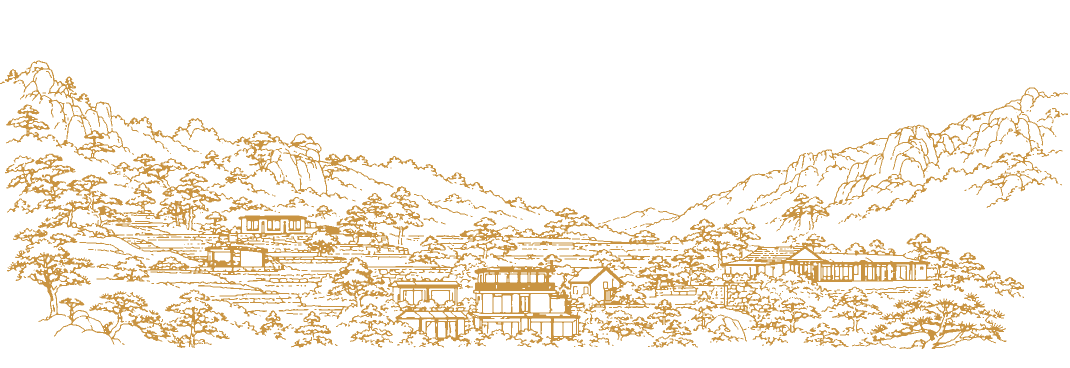
#> input picture 输出_茶盒线稿/111_停云山居线稿_透明金线预览.png, 2139 x 735 px, given in place of 111.png, which was not available (shown at 1/2 size)
$ python vectorize_111_lineart.py
#> lines starting #> are read from the running program, lines starting #| are printed output that depends on the picture; after the words box and inside, x2 and y2 are one past the last pixel; in counts of white or black regions, pixels touching at a corner belong together; pictures that were not available may be replaced by others from this repository, and a replacement may not be noted
from __future__ import annotations

from pathlib import Path

import cv2
import numpy as np
from PIL import Image, ImageDraw


SRC = Path(r"C:\Users\29726\Desktop\111.png")
OUT = Path(r"E:\AI编程\停云小程序\输出_茶盒线稿")
GOLD = "#C99442"
DEEP_GREEN = "#0D3B1D"


def make_mask(rgb: np.ndarray) -> np.ndarray:
    hsv = cv2.cvtColor(rgb, cv2.COLOR_RGB2HSV)
    h, s, v = hsv[..., 0], hsv[..., 1], hsv[..., 2]
    r = rgb[..., 0].astype(np.int16)
    g = rgb[..., 1].astype(np.int16)
    b = rgb[..., 2].astype(np.int16)

    # Gold/brown strokes on a white or pale background.
    gold = (s > 28) & (v < 252) & (r > g - 18) & (g > b + 4)
    darker_line = (v < 218) & (s > 15)
    mask = (gold | darker_line).astype(np.uint8) * 255

    # Keep antialiased strokes connected without fattening them too much.
    mask = cv2.medianBlur(mask, 3)
    mask = cv2.morphologyEx(mask, cv2.MORPH_CLOSE, np.ones((2, 2), np.uint8))
    return mask


def contour_to_d(contour: np.ndarray, epsilon: float) -> str:
    approx = cv2.approxPolyDP(contour, epsilon, True)
    pts = approx.reshape(-1, 2)
    if len(pts) < 3:
        return ""
    d = [f"M {pts[0, 0]:.1f} {pts[0, 1]:.1f}"]
    d.extend(f"L {x:.1f} {y:.1f}" for x, y in pts[1:])
    d.append("Z")
    return " ".join(d)


def build_contour_paths(mask: np.ndarray, epsilon: float = 0.45) -> list[str]:
    contours, _ = cv2.findContours(mask, cv2.RETR_LIST, cv2.CHAIN_APPROX_NONE)
    paths: list[tuple[float, str]] = []
    for c in contours:
        area = abs(cv2.contourArea(c))
        length = cv2.arcLength(c, True)
        if area < 1.2 or length < 4:
            continue
        d = contour_to_d(c, epsilon)
        if d:
            paths.append((length, d))
    paths.sort(reverse=True, key=lambda item: item[0])
    return [d for _, d in paths]


def write_svg(path: Path, width: int, height: int, paths: list[str], title: str, opacity: float = 1.0):
    with path.open("w", encoding="utf-8", newline="\n") as f:
        f.write(f'<svg xmlns="http://www.w3.org/2000/svg" width="{width}" height="{height}" viewBox="0 0 {width} {height}">\n')
        f.write(f"  <title>{title}</title>\n")
        f.write("  <desc>Vectorized from 111.png. Compound filled paths preserve the original gold line artwork for Illustrator editing and print layout.</desc>\n")
        f.write("  <style>\n")
        f.write("    svg { background: transparent; }\n")
        f.write(f"    .lineart {{ fill: {GOLD}; fill-rule: evenodd; stroke: none; opacity: {opacity:.2f}; }}\n")
        f.write("  </style>\n")
        f.write('  <g id="tingyun_shanju_lineart" class="lineart">\n')
        compound = " ".join(paths)
        f.write(f'    <path id="linework_compound" d="{compound}" />\n')
        f.write("  </g>\n")
        f.write("</svg>\n")


def draw_preview(path: Path, mask: np.ndarray, bg: str = DEEP_GREEN):
    height, width = mask.shape
    bg_rgb = tuple(int(bg[i : i + 2], 16) for i in (1, 3, 5))
    img = Image.new("RGB", (width, height), bg_rgb)
    gold = Image.new("RGB", (width, height), (201, 148, 66))
    alpha = Image.fromarray(mask).point(lambda v: min(220, int(v * 0.86)))
    img = Image.composite(gold, img, alpha)
    img.save(path)


def main():
    OUT.mkdir(parents=True, exist_ok=True)
    rgb = np.array(Image.open(SRC).convert("RGB"))
    height, width = rgb.shape[:2]
#> height = 735; width = 2139
    mask = make_mask(rgb)
#> in make_mask, `hsv = cv2.cvtColor(rgb, cv2.COLOR_RGB2HSV)`: hsv: shape (735, 2139, 3); mean H, S, V 2.3, 22.1, 248
#> in make_mask, `h, s, v = hsv[..., 0], hsv[..., 1], hsv[..., 2]`:
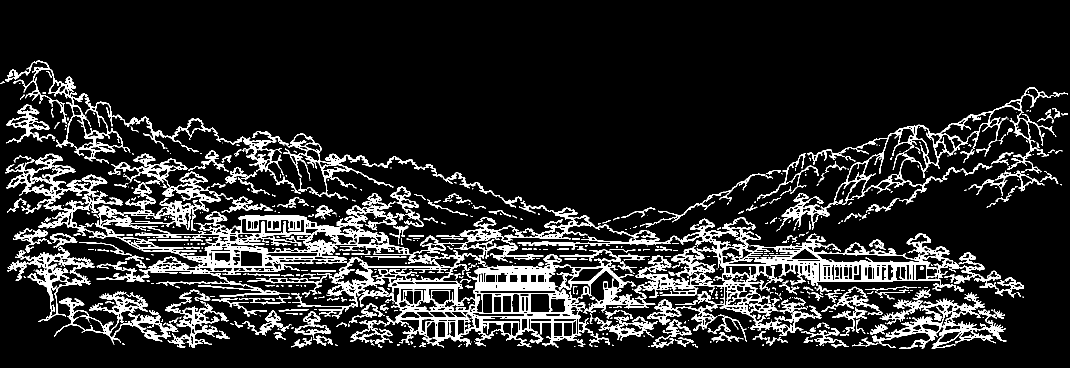
#> h: shape (735, 2139) (shown at 1/2 size); values 0 (black) and 18 (white), 12.9% white; 649 white regions (391 under 20 px), largest, box (x1, y1, x2, y2) and area: (10, 307, 2048, 695) 108599, (10, 121, 787, 399) 13013, (1553, 175, 2136, 463) 9516
#> in make_mask, `h, s, v = hsv[..., 0], hsv[..., 1], hsv[..., 2]`:
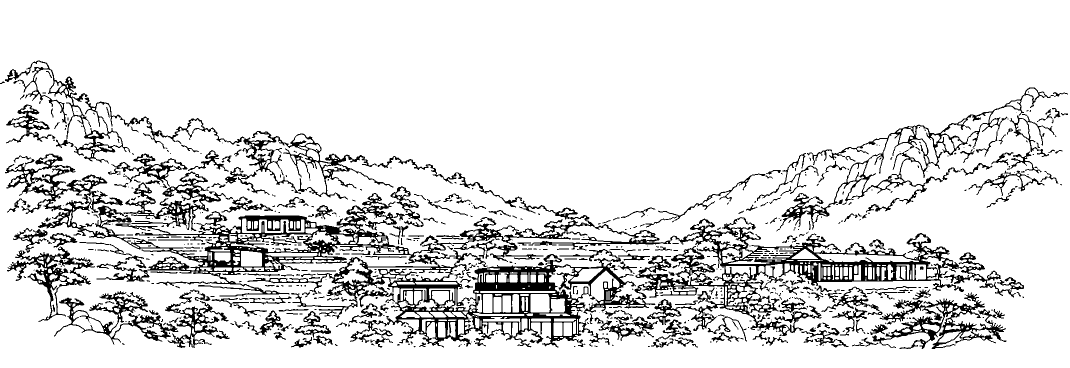
#> v: shape (735, 2139) (shown at 1/2 size); values 201 (black) and 255 (white), 87.1% white; 649 black regions (391 under 20 px), largest, box (x1, y1, x2, y2) and area: (10, 307, 2048, 695) 108599, (10, 121, 787, 399) 13013, (1553, 175, 2136, 463) 9516
#> in make_mask, `mask = cv2.medianBlur(mask, 3)`: mask: shape (735, 2139); 12.9% white; 646 white regions (354 under 20 px), largest, box (x1, y1, x2, y2) and area: (10, 307, 2031, 695) 105568, (10, 121, 786, 399) 12747, (1560, 175, 2101, 458) 8846
#> in make_mask, `mask = cv2.morphologyEx(mask, cv2.MORPH_CLOSE, np.ones((2, 2), np.uint..`:
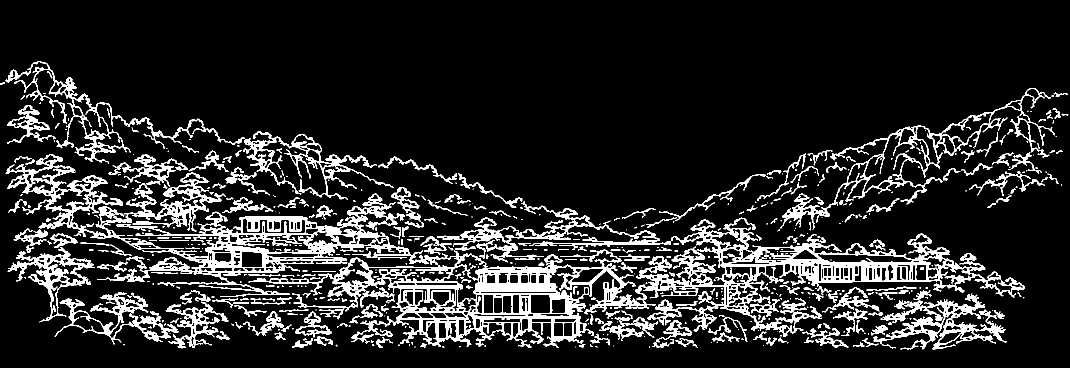
#> mask: shape (735, 2139) (shown at 1/2 size); 13.1% white; 624 white regions (346 under 20 px)

    full_paths = build_contour_paths(mask, epsilon=0.42)
#> in build_contour_paths, `contours, _ = cv2.findContours(mask, cv2.RETR_LIST, cv2.CHAIN_APPROX_N..`: contours = 1362 contours, 600 with area under 20; largest, box (x1, y1, x2, y2) and area: (11, 308, 2049, 696) 164014, (1561, 176, 2102, 459) 20771, (11, 122, 787, 400) 14552, (1746, 587, 2014, 699) 8936, (15, 494, 190, 645) 7144
#> the loop in build_contour_paths, `for c in contours:` made 1362 passes
#> (area, length, d) on passes 14, 18, 19: (23.5, 31.9, ['M 1170.0 689.0']), (37.5, 39.56, ['M 840.0 693.0']), (37.5, 62.38, ['M 1728.0 691.0'])
#> after the loop in build_contour_paths, `for c in contours:`: paths = 1234 items
#> full_paths = 1234 items
    light_paths = build_contour_paths(mask, epsilon=0.95)
#> the loop in build_contour_paths (call 2), `for c in contours:` made 1362 passes
#> light_paths = 1182 items

    write_svg(
        OUT / "111_停云山居线稿_保真轮廓版_AI可编辑.svg",
        width,
        height,
        full_paths,
        "111 停云山居线稿 保真轮廓版",
        opacity=1.0,
    )
    write_svg(
        OUT / "111_停云山居线稿_轻量简化版_AI可编辑.svg",
        width,
        height,
        light_paths,
        "111 停云山居线稿 轻量简化版",
        opacity=1.0,
    )

    # Transparent bitmap is useful for quick package mockups.
    transparent = Image.new("RGBA", (width, height), (255, 255, 255, 0))
    transparent.putalpha(Image.fromarray(mask))
    color = Image.new("RGBA", (width, height), (201, 148, 66, 255))
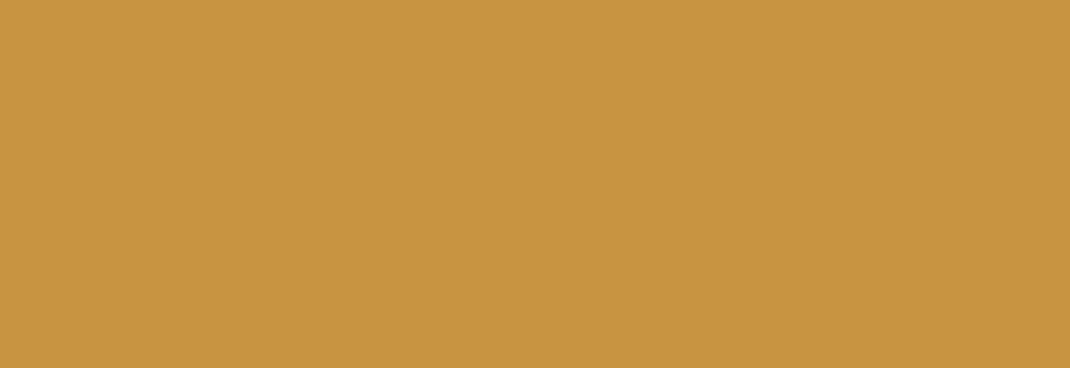
#> color: PIL image 2139x735 RGBA (shown at 1/2 size); mean R, G, B, A 201, 148, 66, 255
    transparent = Image.composite(color, transparent, Image.fromarray(mask))
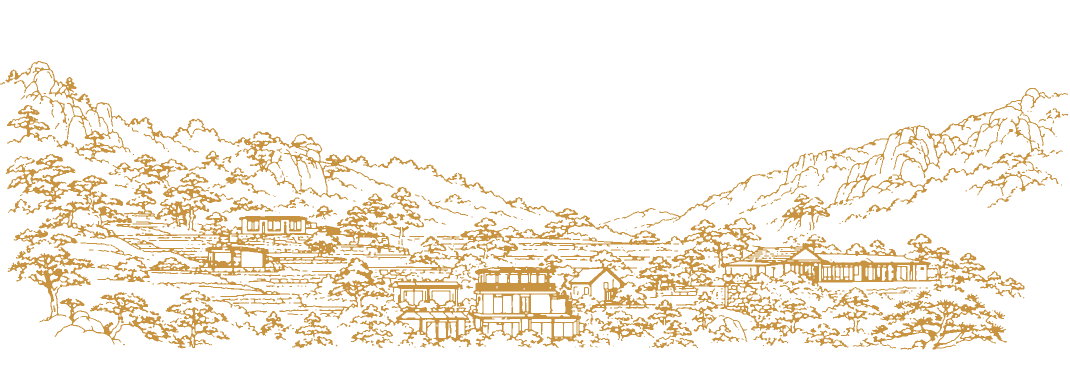
#> transparent: PIL image 2139x735 RGBA (shown at 1/2 size); mean R, G, B, A 247.9, 241, 230.3, 33.3; transparent parts drawn white
    transparent.save(OUT / "111_停云山居线稿_透明金线预览.png")

    draw_preview(OUT / "111_停云山居线稿_深绿底预览.png", mask)
#> in draw_preview, `img = Image.new("RGB", (width, height), bg_rgb)`:
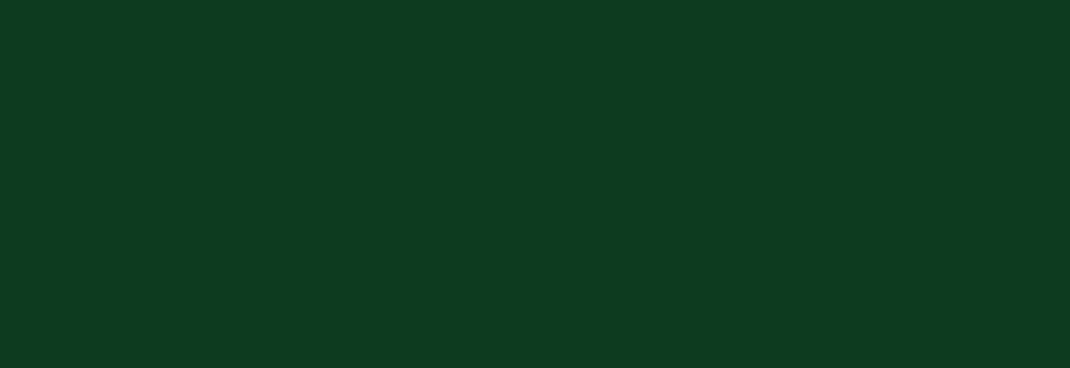
#> img: PIL image 2139x735 RGB (shown at 1/2 size); mean R, G, B 13, 59, 29
#> in draw_preview, `alpha = Image.fromarray(mask).point(lambda v: min(220, int(v * 0.86)))`: alpha: PIL image 2139x735 L; values 0 (black) and 219 (white), 13.1% white; 624 white regions (346 under 20 px), largest, box (x1, y1, x2, y2) and area: (11, 308, 2049, 696) 108520, (11, 122, 787, 400) 12906, (1561, 176, 2102, 459) 8908
#> in draw_preview, `img = Image.composite(gold, img, alpha)`:
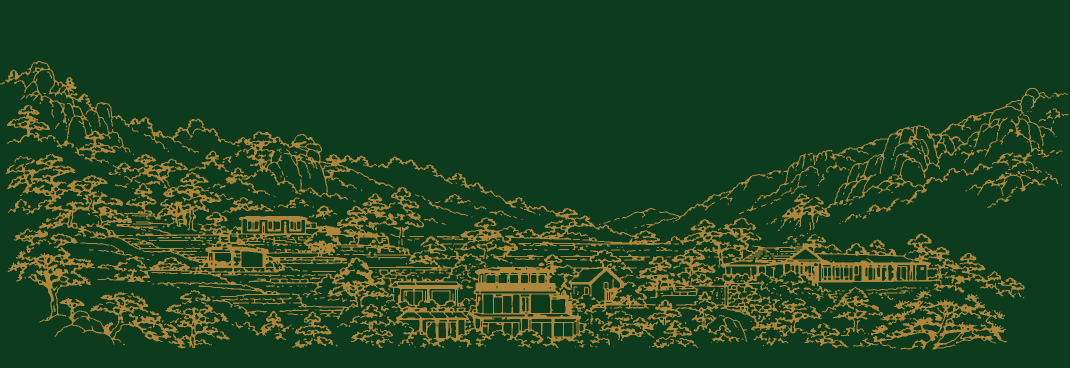
#> img: PIL image 2139x735 RGB (shown at 1/2 size); mean R, G, B 34, 68.9, 33.2
    print(f"size={width}x{height}")
#| size=2139x735
    print(f"full_paths={len(full_paths)} light_paths={len(light_paths)}")
#| full_paths=1234 light_paths=1182
    print(OUT)


if __name__ == "__main__":
    main()
